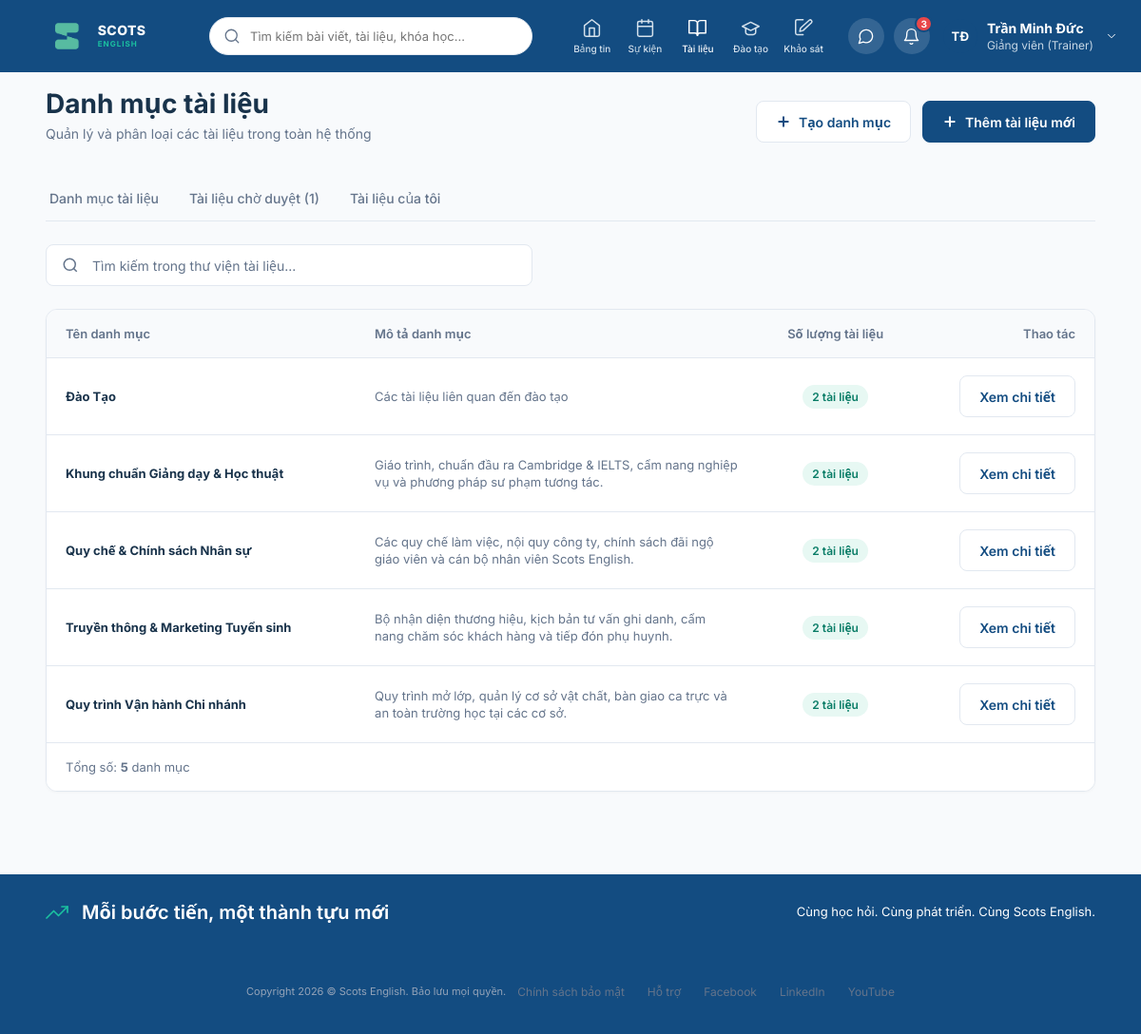
Page /documents/ (signed in) on the committed database.
### documents/models.py (models this page shows, shortened)
class DocumentCategory(models.Model):
    name = models.CharField("Tên danh mục", max_length=150)
    code = models.CharField("Mã danh mục", max_length=150, unique=True, blank=True)
    icon_name = models.CharField("Tên biểu tượng (Icon)", max_length=100, default='folder', blank=True)
    description = models.TextField("Mô tả ngắn", max_length=500, blank=True)
    display_order = models.PositiveIntegerField("Thứ tự hiển thị", default=0)
    created_time = models.DateTimeField("Thời gian tạo", auto_now_add=True)
    class Meta:
        verbose_name = "Danh mục tài liệu"
        verbose_name_plural = "Danh mục tài liệu"
        ordering = ['display_order', 'name']

### documents/views.py (the view)
# urls.py: path('', views.document_list, name='documents'),
def document_list(request):
    search_query = request.GET.get('q', '').strip()
    categories = DocumentCategory.objects.annotate(
        doc_count=Count('documents', filter=Q(documents__status='APPROVED'))
    )
    if search_query:
        categories = categories.filter(
            Q(name__icontains=search_query) |
            Q(description__icontains=search_query)
        )
    context = {
        'categories': categories,
        'pending_count': Document.objects.filter(status='PENDING').count(),
        'search_query': search_query,
    }
    return render(request, 'documents.html', context)

### posts/colleagues.py (called while the page is built)
def is_test_environment():
    return 'test' in sys.argv or getattr(settings, 'TESTING', False)

def get_profiles_file():
    if is_test_environment():
        return TEST_USER_PROFILES_FILE
    return USER_PROFILES_FILE

def _ensure_custom_profile_table():
    try:
        with connection.cursor() as cursor:
            cursor.execute("""
                CREATE TABLE IF NOT EXISTS user_custom_profile (
                    username VARCHAR(150) PRIMARY KEY,
                    avatar TEXT DEFAULT '',
                    cover TEXT DEFAULT '',
                    bio TEXT DEFAULT '',
                    job_title TEXT DEFAULT '',
                    branch TEXT DEFAULT '',
                    join_date TEXT DEFAULT '',
                    phone TEXT DEFAULT '',
                    email TEXT DEFAULT '',
                    updated_at TIMESTAMP DEFAULT CURRENT_TIMESTAMP
                );
            """)
    except Exception:
        pass

def _load_from_database():
    profiles = {}
    try:
        _ensure_custom_profile_table()
        with connection.cursor() as cursor:
            cursor.execute("""
                SELECT username, avatar, cover, bio, job_title, branch, join_date, phone, email
                FROM user_custom_profile
            """)
            rows = cursor.fetchall()
            for r in rows:
                uname = r[0]
                profiles[uname] = {}
                fields = ['avatar', 'cover', 'bio', 'job_title', 'branch', 'join_date', 'phone', 'email']
                for idx, field in enumerate(fields, start=1):
                    val = r[idx]
                    if val:
                        profiles[uname][field] = val
    except Exception:
        pass
    return profiles

### posts/context_processors.py (called while the page is built)
def user_profile_context(request):
    if hasattr(request, 'user') and request.user.is_authenticated:
        details = get_profile_details(request.user)
        return {
            'current_user_profile': details,
            'current_user_avatar': details.get('avatar', '/static/img/profile_avatar_144.png')
        }
    return {
        'current_user_profile': {},
        'current_user_avatar': '/static/img/profile_avatar_144.png'
    }

### documents/templates/documents.html (shortened to what this page needs)
{% extends 'base.html' %}
{% block content %}
  <main class="doc-workspace">
    <header class="doc-header">
      <div>
        <h1 class="doc-header-title">Danh mục tài liệu</h1>
        <p class="doc-header-subtitle">Quản lý và phân loại các tài liệu trong toàn hệ thống</p>
      </div>
      <div style="display: flex; gap: 12px;">
        <a href="{% url 'document_category_create' %}" class="doc-btn doc-btn-secondary">
          <svg width="16" height="16" viewBox="0 0 16 16" fill="none" stroke="currentColor" stroke-width="2">
            <path d="M8 3.333v9.334M3.333 8h9.334" stroke-linecap="round" stroke-linejoin="round"/>
          </svg>
          Tạo danh mục
        </a>
        <a href="{% url 'document_create' %}" class="doc-btn doc-btn-primary">
          <svg width="16" height="16" viewBox="0 0 16 16" fill="none" stroke="currentColor" stroke-width="2">
            <path d="M8 3.333v9.334M3.333 8h9.334" stroke-linecap="round" stroke-linejoin="round"/>
          </svg>
          Thêm tài liệu mới
        </a>
      </div>
    </header>
    <nav class="doc-tabs">
      <a href="{% url 'documents' %}" class="doc-tab">Danh mục tài liệu</a>
      {% if request.user.is_superuser or request.user.is_staff %}
        <a href="{% url 'document_approve' %}" class="doc-tab">
          Tài liệu chờ duyệt ({{ pending_count|default:0 }})
        </a>
      {% endif %}
      <a href="{% url 'document_my_docs' %}" class="doc-tab">Tài liệu của tôi</a>
    </nav>
    <form method="get" action="{% url 'documents' %}" class="doc-toolbar">
      <div class="doc-search-box">
        <svg width="18" height="18" viewBox="0 0 24 24" fill="none" stroke="#64748b" stroke-width="2">
          <circle cx="11" cy="11" r="8"></circle>
          <path d="m21 21-4.35-4.35"></path>
        </svg>
        <input type="text" name="q" value="{{ search_query|default:'' }}" placeholder="Tìm kiếm trong thư viện tài liệu...">
      </div>
    </form>
    <section class="doc-table-card">
      <table class="doc-table">
        <thead>
          <tr>
            <th>Tên danh mục</th>
            <th>Mô tả danh mục</th>
            <th style="text-align: center;">Số lượng tài liệu</th>
            <th style="text-align: right;">Thao tác</th>
          </tr>
        </thead>
        <tbody>
          {% for cat in categories %}
            <tr>
              <td class="doc-table-title">
                <a href="{% url 'document_category' cate_id=cat.id %}">
                  <strong>{{ cat.name }}</strong>
                </a>
              </td>
              <td style="color: var(--ink-soft); max-width: 360px;">
                {{ cat.description|default:"Chưa có mô tả chi tiết." }}
              </td>
              <td style="text-align: center;">
                <span class="doc-badge doc-badge-approved">
                  {{ cat.doc_count|default:0 }} tài liệu
                </span>
              </td>
              <td style="text-align: right;">
                <a href="{% url 'document_category' cate_id=cat.id %}" class="doc-btn doc-btn-secondary">
                  Xem chi tiết
                </a>
              </td>
            </tr>
          {% empty %}
            <tr>
              <td colspan="4" style="text-align: center; color: var(--ink-soft); padding: 48px;">
                Chưa có danh mục nào. Nhấn <strong>"Tạo danh mục"</strong> ở góc trên để thêm mới.
              </td>
            </tr>
          {% endfor %}
        </tbody>
      </table>
      <footer class="doc-table-pagination">
        <div>Tổng số: <strong>{{ categories|length }}</strong> danh mục</div>
      </footer>
    </section>
  </main>
{% endblock %}

### templates/base.html (shortened to what this page needs)
{% load static %}
<!DOCTYPE html>
<html lang="vi">
<head>
  <link rel="stylesheet" href="{% static 'css/main.css' %}?v=20261112b" />
  <script src="https://cdn.tailwindcss.com"></script>
</head>
<body>
<div class="page">
  <header class="topbar">
    <a href="{% url 'home' %}" class="logo" style="text-decoration: none; display: flex; align-items: center; gap: 8px; cursor: pointer;">
      <img class="logo-mark" src="{% static 'img/logo_no_text.png' %}" alt="Scots English" />
      <span class="brand-name">
        <span class="brand-primary">SCOTS</span>
        <span class="brand-secondary">ENGLISH</span>
      </span>
    </a>
    <form method="GET" action="{% url 'home' %}" class="search" style="display: flex; align-items: center; background: #ffffff; border: 1px solid #e2e8f0; border-radius: 9999px; padding: 6px 14px; gap: 8px; width: 340px; margin: 0 16px;">
      <svg class="icon-search" viewBox="0 0 24 24" fill="none" stroke="currentColor" stroke-width="1.7" stroke-linecap="round" stroke-linejoin="round" style="width: 18px; height: 18px; color: #64748b; flex-shrink: 0;">
        <circle cx="11" cy="11" r="8"></circle>
        <line x1="21" y1="21" x2="16.65" y2="16.65"></line>
      </svg>
      <input type="text" name="q" value="{{ search_query|default:'' }}" placeholder="Tìm kiếm bài viết, tài liệu, khóa học..." style="border: none; outline: none; background: transparent; width: 100%; font-size: 13px; color: #1e293b;" />
    </form>
    <nav class="primary-nav">
      <a class="nav-tab " href="{% url 'home' %}">
        <svg class="nav-ico" viewBox="0 0 24 24" fill="none" stroke="currentColor" stroke-width="1.7" stroke-linecap="round" stroke-linejoin="round">
          <path d="M3 9l9-7 9 7v11a2 2 0 0 1-2 2H5a2 2 0 0 1-2-2z"></path>
          <polyline points="9 22 9 12 15 12 15 22"></polyline>
        </svg>
        <span class="nav-label">Bảng tin</span>
      </a>
      <a class="nav-tab" href="/#events-section">
        <span class="nav-label">Sự kiện</span>
      </a>
      <a class="nav-tab {% if 'documents' in request.path %}active{% endif %}" href="{% url 'documents' %}">
        <svg class="nav-ico" viewBox="0 0 24 24" fill="none" stroke="currentColor" stroke-width="1.7" stroke-linecap="round" stroke-linejoin="round">
          <path d="M2 3h6a4 4 0 0 1 4 4v14a3 3 0 0 0-3-3H2z"></path>
          <path d="M22 3h-6a4 4 0 0 0-4 4v14a3 3 0 0 1 3-3h7z"></path>
        </svg>
        <span class="nav-label">Tài liệu</span>
      </a>
      <a class="nav-tab {% if 'courses' in request.path %}active{% endif %}" href="{% url 'courses' %}" title="Cổng đào tạo Scots English">
        <svg class="nav-ico" viewBox="0 0 24 24" fill="none" stroke="currentColor" stroke-width="1.7" stroke-linecap="round" stroke-linejoin="round">
          <path d="M22 10L12 5 2 10l10 5 10-5z"></path>
          <path d="M6 12v5c0 1.7 2.7 3 6 3s6-1.3 6-3v-5"></path>
        </svg>
        <span class="nav-label">Đào tạo</span>
      </a>
      <a class="nav-tab {% if 'surveys' in request.path %}active{% endif %}" href="/surveys/">
        <svg class="nav-ico" viewBox="0 0 24 24" fill="none" stroke="currentColor" stroke-width="1.7" stroke-linecap="round" stroke-linejoin="round">
          <path d="M11 20H4a2 2 0 0 1-2-2V4a2 2 0 0 1 2-2h7"></path>
          <path d="M18.4 2.6a2 2 0 0 1 2.8 2.8L11 15l-4 1 1-4 10.4-9.4z"></path>
        </svg>
        <span class="nav-label">Khảo sát</span>
      </a>
    </nav>
    <div class="account-actions">
      <button class="round-btn" aria-label="Tin nhắn" onclick="window.location.href='{% url 'messages_list' %}'" title="Tin nhắn" style="cursor: pointer;">
      </button>
      <div class="notif-wrapper">
        <button class="round-btn has-badge" id="notifBellButton" aria-label="Thông báo" title="Thông báo hệ thống" style="cursor: pointer;">
          <svg viewBox="0 0 24 24" fill="none" stroke="currentColor" stroke-width="1.7" stroke-linecap="round" stroke-linejoin="round">
            <path d="M18 8A6 6 0 0 0 6 8c0 7-3 9-3 9h18s-3-2-3-9"></path>
            <path d="M13.73 21a2 2 0 0 1-3.46 0"></path>
          </svg>
          <span class="notif-badge" id="notifBadge">3</span>
        </button>
      </div>
      {% if request.user.is_authenticated %}
        <div class="profile-menu relative" id="headerProfileTrigger" style="cursor: pointer; position: relative;" title="Tài khoản cá nhân">
          <div class="avatar avatar-profile" style="border-radius: 50%; overflow: hidden; width: 36px; height: 36px; background-color: #134c81; color: white; display: flex; align-items: center; justify-content: center; font-weight: 700; font-size: 13px;">
            {% if request.user.username == 'thuha' %}
              <img id="topbar-user-avatar" src="{% static 'img/avatar_thuha.png' %}" alt="{{ request.user.get_full_name|default:request.user.username }}" style="width: 100%; height: 100%; object-fit: cover; border-radius: 50%;" />
            {% elif request.user.username == 'phuonglinh' %}
              <img id="topbar-user-avatar" src="{% static 'img/avatar_phuonglinh.png' %}" alt="{{ request.user.get_full_name|default:request.user.username }}" style="width: 100%; height: 100%; object-fit: cover; border-radius: 50%;" />
            {% elif request.user.username == 'ngocanh' %}
              <img id="topbar-user-avatar" src="{% static 'img/avatar_ngocanh.png' %}" alt="{{ request.user.get_full_name|default:request.user.username }}" style="width: 100%; height: 100%; object-fit: cover; border-radius: 50%;" />
            {% else %}
              <span id="topbar-user-avatar">{{ request.user.first_name|slice:":1"|default:request.user.username|slice:":1"|upper }}{{ request.user.last_name|slice:":1"|upper }}</span>
            {% endif %}
          </div>
          <div class="profile-details">
            <span class="profile-name">{{ request.user.get_full_name|default:request.user.username }}</span>
            <span class="profile-role">
              {% if request.user.is_staff or request.user.is_superuser %}
                Giảng viên (Trainer)
              {% else %}
                Học viên (Trainee)
              {% endif %}
            </span>
          </div>
          <svg class="chevron" viewBox="0 0 24 24" fill="none" stroke="currentColor" stroke-width="1.7" stroke-linecap="round" stroke-linejoin="round">
            <polyline points="6 9 12 15 18 9"></polyline>
          </svg>
        </div>
      {% endif %}
    </div>
  </header>
  {% block content %}
  {% endblock %}
  <footer class="footer">
    <div class="achievement-banner">
      <div class="banner-message">
        <svg class="trending" viewBox="0 0 24 24" fill="none" stroke="currentColor" stroke-width="1.7" stroke-linecap="round" stroke-linejoin="round">
          <polyline points="23 6 13.5 15.5 8.5 10.5 1 18"></polyline>
          <polyline points="17 6 23 6 23 12"></polyline>
        </svg>
        <span>Mỗi bước tiến, một thành tựu mới</span>
      </div>
      <span class="banner-support">Cùng học hỏi. Cùng phát triển. Cùng Scots English.</span>
    </div>
    <div class="legal-bar">
      <span class="copyright">Copyright 2026 © Scots English. Bảo lưu mọi quyền.</span>
      <nav class="footer-links">
        <a href="#">Chính sách bảo mật</a>
        <a href="#">Hỗ trợ</a>
        <a href="#">Facebook</a>
        <a href="#">LinkedIn</a>
        <a href="#">YouTube</a>
      </nav>
    </div>
  </footer>
</div>
</body>
</html>

### templates/base.html (style rules this page uses)
html, body, input, textarea, select, button, optgroup { font-family: 'Inter', system-ui, -apple-system, 'Segoe UI', Roboto, Helvetica, Arial, sans-serif !important; }
.notif-wrapper { position: relative; }

### rows in the picture
DocumentCategory: name "Đào Tạo", description "Các tài liệu liên quan đến đào tạo", doc_count "2"
DocumentCategory: name "Khung chuẩn Giảng dạy & Học thuật", description "Giáo trình, chuẩn đầu ra Cambridge & IELTS, cẩm nang nghiệp vụ và phương pháp sư phạm tương tác.", doc_count "2"
DocumentCategory: name "Quy chế & Chính sách Nhân sự", description "Các quy chế làm việc, nội quy công ty, chính sách đãi ngộ giáo viên và cán bộ nhân viên Scots English.", doc_count "2"
DocumentCategory: name "Truyền thông & Marketing Tuyển sinh", description "Bộ nhận diện thương hiệu, kịch bản tư vấn ghi danh, cẩm nang chăm sóc khách hàng và tiếp đón phụ huynh.", doc_count "2"
DocumentCategory: name "Quy trình Vận hành Chi nhánh", description "Quy trình mở lớp, quản lý cơ sở vật chất, bàn giao ca trực và an toàn trường học tại các cơ sở.", doc_count "2"

### other values in the picture
{{ request.user.last_name|slice:":1"|upper }} "Đ"
{{ request.user.get_full_name|default:request.user.username }} "Trần Minh Đức"
{{ pending_count|default:0 }} "1"
{{ categories|length }} "5"
